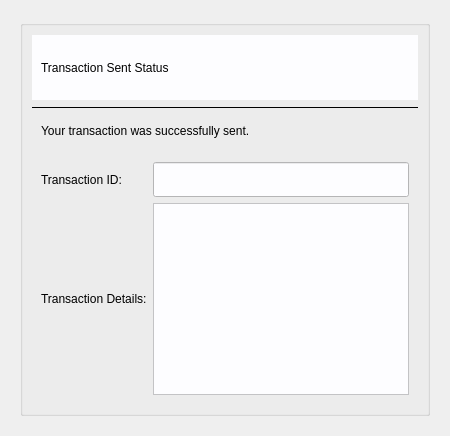
         <widget class="QWidget" name="sent_page">
          <layout class="QGridLayout" name="gridLayout_35">
           <item row="0" column="0">
            <widget class="QFrame" name="frame_32">
             <property name="frameShape">
              <enum>QFrame::NoFrame</enum>
             </property>
             <property name="frameShadow">
              <enum>QFrame::Raised</enum>
             </property>
             <layout class="QGridLayout" name="gridLayout_54">
              <item row="0" column="0">
               <widget class="QGroupBox" name="groupBox_15">
                <property name="title">
                 <string/>
                </property>
                <layout class="QGridLayout" name="gridLayout_91">
                 <item row="3" column="0">
                  <widget class="QFrame" name="frame_35">
                   <property name="styleSheet">
                    <string notr="true">QFrame#frame_35{border-radius: 3px;}</string>
                   </property>
                   <property name="frameShape">
                    <enum>QFrame::NoFrame</enum>
                   </property>
                   <property name="frameShadow">
                    <enum>QFrame::Raised</enum>
                   </property>
                   <layout class="QGridLayout" name="gridLayout_94">
                    <item row="0" column="0">
                     <widget class="QLabel" name="label_51">
                      <property name="styleSheet">
                       <string notr="true">font: 16pt 'Helvetica';
</string>
                      </property>
                      <property name="text">
                       <string>Transaction ID:</string>
                      </property>
                     </widget>
                    </item>
                    <item row="0" column="1">
                     <widget class="QLineEdit" name="lineEdit_7">
                      <property name="minimumSize">
                       <size>
                        <width>0</width>
                        <height>35</height>
                       </size>
                      </property>
                      <property name="styleSheet">
                       <string notr="true">background-color: rgb(253, 253, 255);
</string>
                      </property>
                     </widget>
                    </item>
                    <item row="1" column="0">
                     <widget class="QLabel" name="label_52">
                      <property name="styleSheet">
                       <string notr="true">font: 16pt 'Helvetica';</string>
                      </property>
                      <property name="text">
                       <string>Transaction Details:</string>
                      </property>
                     </widget>
                    </item>
                    <item row="1" column="1">
                     <widget class="QTextEdit" name="textEdit_4">
                      <property name="styleSheet">
                       <string notr="true">background-color: rgb(253, 253, 255);</string>
                      </property>
                     </widget>
                    </item>
                   </layout>
                  </widget>
                 </item>
                 <item row="0" column="0">
                  <widget class="QFrame" name="frame_54">
                   <property name="minimumSize">
                    <size>
                     <width>0</width>
                     <height>65</height>
                    </size>
                   </property>
                   <property name="maximumSize">
                    <size>
                     <width>16777215</width>
                     <height>65</height>
                    </size>
                   </property>
                   <property name="styleSheet">
                    <string notr="true">background-color: rgb(253, 253, 255);
</string>
                   </property>
                   <property name="frameShape">
                    <enum>QFrame::NoFrame</enum>
                   </property>
                   <property name="frameShadow">
                    <enum>QFrame::Raised</enum>
                   </property>
                   <layout class="QGridLayout" name="gridLayout_93">
                    <item row="0" column="0">
                     <widget class="QLabel" name="label_43">
                      <property name="minimumSize">
                       <size>
                        <width>0</width>
                        <height>35</height>
                       </size>
                      </property>
                      <property name="maximumSize">
                       <size>
                        <width>16777215</width>
                        <height>65</height>
                       </size>
                      </property>
                      <property name="styleSheet">
                       <string notr="true">background-color: rgb(253, 253, 255, 0);
font: 24pt &quot;Helvetica&quot;;</string>
                      </property>
                      <property name="text">
                       <string>Transaction Sent Status</string>
                      </property>
                     </widget>
                    </item>
                   </layout>
                  </widget>
                 </item>
                 <item row="1" column="0">
                  <widget class="Line" name="line_18">
                   <property name="frameShadow">
                    <enum>QFrame::Plain</enum>
                   </property>
                   <property name="orientation">
                    <enum>Qt::Horizontal</enum>
                   </property>
                  </widget>
                 </item>
                 <item row="2" column="0">
                  <widget class="QFrame" name="frame_67">
                   <property name="minimumSize">
                    <size>
                     <width>0</width>
                     <height>0</height>
                    </size>
                   </property>
                   <property name="maximumSize">
                    <size>
                     <width>16777215</width>
                     <height>40</height>
                    </size>
                   </property>
                   <property name="styleSheet">
                    <string notr="true">QFrame#frame_67{border-radius: 3px;}</string>
                   </property>
                   <property name="frameShape">
                    <enum>QFrame::NoFrame</enum>
                   </property>
                   <property name="frameShadow">
                    <enum>QFrame::Raised</enum>
                   </property>
                   <layout class="QGridLayout" name="gridLayout_92">
                    <item row="0" column="0">
                     <widget class="QLabel" name="label_50">
                      <property name="styleSheet">
                       <string notr="true">font: 16pt 'Helvetica';
</string>
                      </property>
                      <property name="text">
                       <string>Your transaction was successfully sent. </string>
                      </property>
                     </widget>
                    </item>
                   </layout>
                  </widget>
                 </item>
                </layout>
               </widget>
              </item>
             </layout>
            </widget>
           </item>
          </layout>
         </widget>
